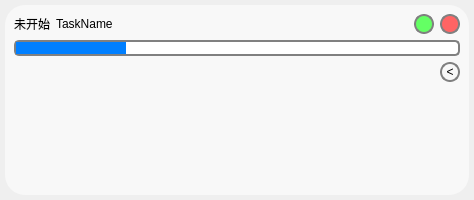
<?xml version="1.0" encoding="UTF-8"?>
<ui version="4.0">
    <class>ProgressBarWidget</class>
    <widget class="QWidget" name="ProgressBarWidget">
        <property name="geometry">
            <rect>
                <x>0</x>
                <y>0</y>
                <width>474</width>
                <height>200</height>
            </rect>
        </property>
        <property name="sizePolicy">
            <sizepolicy hsizetype="Fixed" vsizetype="Fixed">
                <horstretch>0</horstretch>
                <verstretch>0</verstretch>
            </sizepolicy>
        </property>
        <property name="minimumSize">
            <size>
                <width>0</width>
                <height>100</height>
            </size>
        </property>
        <property name="maximumSize">
            <size>
                <width>16777215</width>
                <height>200</height>
            </size>
        </property>
        <property name="windowTitle">
            <string>Form</string>
        </property>
        <property name="styleSheet">
            <string notr="true">QProgressBar{height : 10px; border: 2px solid grey; border-radius: 5px;
                background-color: #FFFFFF;}
                QProgressBar::chunk { background-color: #007FFF; width: 10px;}
                QFrame#MainFrame{ background-color:rgb(248, 248, 248);border-color: rgb(204, 204, 204);border-size:
                2px;border-radius:20px;}
                QPushButton#StartButton{background-color:rgb(100,255,100);border: 2px solid grey; border-radius: 10px;}
                QPushButton#DeleteButton{background-color:rgb(255,100,100);border: 2px solid grey; border-radius: 10px;}
                QPushButton#LogShowButton{border: 2px solid grey; border-radius: 10px;}
                QListWidget#StatusLogList{ background-color: rgba(255, 255, 255, 0); border: none;outline:0px;}
                QListWidget::item{background-color: rgba(255, 255, 255, 0);border: none;outline:0px;}
            </string>
        </property>
        <layout class="QGridLayout" name="gridLayout">
            <property name="leftMargin">
                <number>5</number>
            </property>
            <property name="topMargin">
                <number>5</number>
            </property>
            <property name="rightMargin">
                <number>5</number>
            </property>
            <property name="bottomMargin">
                <number>5</number>
            </property>
            <item row="0" column="0">
                <widget class="QFrame" name="MainFrame">
                    <property name="sizePolicy">
                        <sizepolicy hsizetype="Minimum" vsizetype="Minimum">
                            <horstretch>0</horstretch>
                            <verstretch>0</verstretch>
                        </sizepolicy>
                    </property>
                    <property name="styleSheet">
                        <string notr="true"/>
                    </property>
                    <layout class="QVBoxLayout" name="verticalLayout">
                        <item>
                            <layout class="QHBoxLayout" name="horizontalLayout">
                                <item>
                                    <widget class="QLabel" name="TaskStatus">
                                        <property name="text">
                                            <string>未开始</string>
                                        </property>
                                    </widget>
                                </item>
                                <item>
                                    <widget class="QLabel" name="TaskName">
                                        <property name="text">
                                            <string>TaskName</string>
                                        </property>
                                    </widget>
                                </item>
                                <item>
                                    <spacer name="horizontalSpacer">
                                        <property name="orientation">
                                            <enum>Qt::Horizontal</enum>
                                        </property>
                                        <property name="sizeHint" stdset="0">
                                            <size>
                                                <width>40</width>
                                                <height>20</height>
                                            </size>
                                        </property>
                                    </spacer>
                                </item>
                                <item>
                                    <widget class="QLabel" name="PercentLabel">
                                        <property name="text">
                                            <string/>
                                        </property>
                                    </widget>
                                </item>
                                <item>
                                    <widget class="QPushButton" name="StartButton">
                                        <property name="sizePolicy">
                                            <sizepolicy hsizetype="Maximum" vsizetype="Fixed">
                                                <horstretch>0</horstretch>
                                                <verstretch>0</verstretch>
                                            </sizepolicy>
                                        </property>
                                        <property name="minimumSize">
                                            <size>
                                                <width>20</width>
                                                <height>20</height>
                                            </size>
                                        </property>
                                        <property name="maximumSize">
                                            <size>
                                                <width>20</width>
                                                <height>20</height>
                                            </size>
                                        </property>
                                        <property name="styleSheet">
                                            <string notr="true"/>
                                        </property>
                                        <property name="text">
                                            <string/>
                                        </property>
                                    </widget>
                                </item>
                                <item>
                                    <widget class="QPushButton" name="DeleteButton">
                                        <property name="sizePolicy">
                                            <sizepolicy hsizetype="Maximum" vsizetype="Fixed">
                                                <horstretch>0</horstretch>
                                                <verstretch>0</verstretch>
                                            </sizepolicy>
                                        </property>
                                        <property name="minimumSize">
                                            <size>
                                                <width>20</width>
                                                <height>20</height>
                                            </size>
                                        </property>
                                        <property name="maximumSize">
                                            <size>
                                                <width>20</width>
                                                <height>20</height>
                                            </size>
                                        </property>
                                        <property name="text">
                                            <string/>
                                        </property>
                                    </widget>
                                </item>
                            </layout>
                        </item>
                        <item>
                            <widget class="QProgressBar" name="ProgressBar">
                                <property name="sizePolicy">
                                    <sizepolicy hsizetype="Minimum" vsizetype="Fixed">
                                        <horstretch>0</horstretch>
                                        <verstretch>0</verstretch>
                                    </sizepolicy>
                                </property>
                                <property name="value">
                                    <number>24</number>
                                </property>
                                <property name="textVisible">
                                    <bool>false</bool>
                                </property>
                            </widget>
                        </item>
                        <item>
                            <layout class="QHBoxLayout" name="horizontalLayout_2" stretch="0,0">
                                <item>
                                    <widget class="QListWidget" name="StatusLogList">
                                        <property name="sizePolicy">
                                            <sizepolicy hsizetype="MinimumExpanding" vsizetype="Minimum">
                                                <horstretch>0</horstretch>
                                                <verstretch>0</verstretch>
                                            </sizepolicy>
                                        </property>
                                        <property name="verticalScrollBarPolicy">
                                            <enum>Qt::ScrollBarAlwaysOff</enum>
                                        </property>
                                        <property name="horizontalScrollBarPolicy">
                                            <enum>Qt::ScrollBarAlwaysOff</enum>
                                        </property>
                                        <property name="sizeAdjustPolicy">
                                            <enum>QAbstractScrollArea::AdjustToContentsOnFirstShow</enum>
                                        </property>
                                        <property name="wordWrap">
                                            <bool>true</bool>
                                        </property>
                                    </widget>
                                </item>
                                <item>
                                    <layout class="QVBoxLayout" name="verticalLayout_2">
                                        <item>
                                            <widget class="QPushButton" name="LogShowButton">
                                                <property name="sizePolicy">
                                                    <sizepolicy hsizetype="Maximum" vsizetype="Maximum">
                                                        <horstretch>0</horstretch>
                                                        <verstretch>0</verstretch>
                                                    </sizepolicy>
                                                </property>
                                                <property name="minimumSize">
                                                    <size>
                                                        <width>20</width>
                                                        <height>20</height>
                                                    </size>
                                                </property>
                                                <property name="maximumSize">
                                                    <size>
                                                        <width>20</width>
                                                        <height>20</height>
                                                    </size>
                                                </property>
                                                <property name="text">
                                                    <string>&lt;</string>
                                                </property>
                                            </widget>
                                        </item>
                                        <item>
                                            <spacer name="verticalSpacer">
                                                <property name="orientation">
                                                    <enum>Qt::Vertical</enum>
                                                </property>
                                                <property name="sizeHint" stdset="0">
                                                    <size>
                                                        <width>20</width>
                                                        <height>40</height>
                                                    </size>
                                                </property>
                                            </spacer>
                                        </item>
                                    </layout>
                                </item>
                            </layout>
                        </item>
                    </layout>
                </widget>
            </item>
        </layout>
    </widget>
    <resources/>
    <connections/>
</ui>
